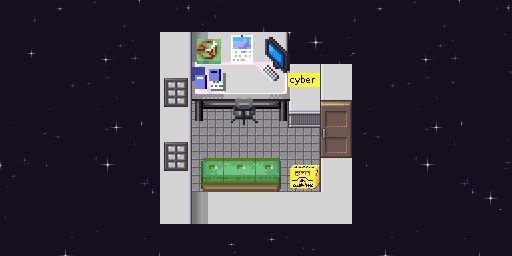

Tiled map render using the project's own tile images. Description and the whole map definition, tile-layer contents included, below:
An orthogonal 16x8 tile map with 32x32 px tiles, 8 tile layers (start, exit, collides, floor, ...), 11 tilesets.

<map version="1.4" tiledversion="1.4.3" orientation="orthogonal" renderorder="right-down" width="16" height="8" tilewidth="32" tileheight="32" infinite="0" nextlayerid="10" nextobjectid="1">
 <editorsettings>
  <export target="office.json" format="json" />
 </editorsettings>
 <tileset firstgid="1" name="cija_32x32_expansion for Pipoya_CC0" tilewidth="32" tileheight="32" tilecount="2394" columns="18">
  <image source="tiles/cija_32x32_expansion for Pipoya_CC0.png" width="576" height="4256" />
 </tileset>
 <tileset firstgid="2395" name="rc3-mullana-stars" tilewidth="32" tileheight="32" tilecount="100" columns="10">
  <image source="tiles/rc3-mullana-stars.png" width="320" height="320" />
 </tileset>
 <tileset firstgid="2495" name="mapUtilities" tilewidth="32" tileheight="32" tilecount="9" columns="9">
  <image source="tiles/mapUtilities.png" width="288" height="32" />
  <tile id="3">
   <properties>
    <property name="collides" type="bool" value="true" />
   </properties>
  </tile>
 </tileset>
 <tileset firstgid="2504" name="tilesets_deviant_milkian_1" tilewidth="34" tileheight="34" tilecount="256" columns="16">
  <image source="tilesets_deviant_milkian_1.png" width="544" height="544" />
 </tileset>
 <tileset firstgid="2760" name="cija_32x32_basic_CC0" tilewidth="32" tileheight="32" tilecount="600" columns="20">
  <image source="tiles/cija_32x32_basic_CC0.png" width="640" height="960" />
 </tileset>
 <tileset firstgid="3360" name="Interior 1" tilewidth="32" tileheight="32" tilecount="896" columns="16">
  <image source="tiles/Interiors_free/32x32/Interiors_free_32x32.png" width="512" height="1792" />
 </tileset>
 <tileset firstgid="4256" name="LightShadow_pipo" tilewidth="32" tileheight="32" tilecount="48" columns="8">
  <image source="tiles/Pipoya RPG Tileset 32x32/LightShadow_pipo.png" width="256" height="192" />
 </tileset>
 <tileset firstgid="4304" name="minideko" tilewidth="32" tileheight="32" tilecount="91" columns="7">
  <image source="tiles/minideko.png" width="224" height="416" />
 </tileset>
 <tileset firstgid="4395" name="rc3-mullana-objects" tilewidth="32" tileheight="32" tilecount="128" columns="16">
  <image source="tiles/rc3-mullana-objects.png" width="512" height="256" />
 </tileset>
 <tileset firstgid="4523" name="rpg" tilewidth="32" tileheight="32" tilecount="1064" columns="8">
  <image source="tiles/Pipoya RPG Tileset 32x32/[Base]BaseChip_pipo.png" width="256" height="4256" />
 </tileset>
 <tileset firstgid="5587" name="Sammlung" tilewidth="64" tileheight="64" tilecount="18" columns="0">
  <grid orientation="orthogonal" width="1" height="1" />
  <tile id="0">
   <image width="32" height="32" source="tiles/brot1.png" />
  </tile>
  <tile id="1">
   <image width="32" height="32" source="tiles/brot2.png" />
  </tile>
  <tile id="2">
   <image width="32" height="64" source="tiles/brotplakat.png" />
  </tile>
  <tile id="3">
   <image width="32" height="32" source="tiles/cyber.png" />
  </tile>
  <tile id="4">
   <image width="32" height="32" source="tiles/cyber1.png" />
  </tile>
  <tile id="5">
   <image width="32" height="32" source="tiles/cyber2.png" />
  </tile>
  <tile id="6">
   <image width="32" height="32" source="tiles/cyber3.png" />
  </tile>
  <tile id="7">
   <image width="32" height="32" source="tiles/cyber4.png" />
  </tile>
  <tile id="8">
   <image width="32" height="32" source="tiles/mehlsack.png" />
  </tile>
  <tile id="9">
   <image width="32" height="32" source="tiles/schuessel_pink.png" />
  </tile>
  <tile id="10">
   <image width="32" height="32" source="tiles/schuessel_blau.png" />
  </tile>
  <tile id="11">
   <image width="32" height="32" source="tiles/schuessel_gruen.png" />
  </tile>
  <tile id="12">
   <image width="32" height="32" source="tiles/schuessel_orange.png" />
  </tile>
  <tile id="13">
   <image width="64" height="64" source="tiles/worldExit.png" />
  </tile>
  <tile id="14">
   <image width="32" height="32" source="tiles/unicorn.png" />
  </tile>
  <tile id="15">
   <image width="32" height="32" source="tiles/unicorn_2.png" />
  </tile>
  <tile id="16">
   <image width="32" height="64" source="tiles/waffelplakat.png" />
  </tile>
  <tile id="17">
   <image width="32" height="32" source="tiles/wc_unisex.png" />
  </tile>
 </tileset>
 <layer id="4" name="start" width="16" height="8">
  <properties>
   <property name="startLayer" type="bool" value="true" />
  </properties>
  <data encoding="csv">
0,0,0,0,0,0,0,0,0,0,0,0,0,0,0,0,
0,0,0,0,0,0,0,0,0,0,0,0,0,0,0,0,
0,0,0,0,0,0,0,0,0,0,0,0,0,0,0,0,
0,0,0,0,0,0,0,0,0,0,0,0,0,0,0,0,
0,0,0,0,0,0,0,0,0,2496,0,0,0,0,0,0,
0,0,0,0,0,0,0,0,0,0,0,0,0,0,0,0,
0,0,0,0,0,0,0,0,0,0,0,0,0,0,0,0,
0,0,0,0,0,0,0,0,0,0,0,0,0,0,0,0
</data>
 </layer>
 <layer id="5" name="exit" width="16" height="8">
  <properties>
   <property name="exitUrl" value="hallway.json#startOffice" />
  </properties>
  <data encoding="csv">
0,0,0,0,0,0,0,0,0,0,0,0,0,0,0,0,
0,0,0,0,0,0,0,0,0,0,0,0,0,0,0,0,
0,0,0,0,0,0,0,0,0,0,0,0,0,0,0,0,
0,0,0,0,0,0,0,0,0,0,0,0,0,0,0,0,
0,0,0,0,0,0,0,0,0,0,2495,0,0,0,0,0,
0,0,0,0,0,0,0,0,0,0,0,0,0,0,0,0,
0,0,0,0,0,0,0,0,0,0,0,0,0,0,0,0,
0,0,0,0,0,0,0,0,0,0,0,0,0,0,0,0
</data>
 </layer>
 <layer id="6" name="collides" width="16" height="8">
  <data encoding="csv">
0,0,0,0,0,0,0,0,0,0,0,0,0,0,0,0,
0,0,0,0,0,0,0,0,0,0,0,0,0,0,0,0,
0,0,0,0,0,2498,2498,2498,2498,2498,0,0,0,0,0,0,
0,0,0,0,0,2498,0,0,0,2498,2498,0,0,0,0,0,
0,0,0,0,0,2498,0,0,0,0,0,0,0,0,0,0,
0,0,0,0,0,2498,0,0,0,0,2498,0,0,0,0,0,
0,0,0,0,0,2498,2498,2498,2498,2498,2498,0,0,0,0,0,
0,0,0,0,0,0,0,0,0,0,0,0,0,0,0,0
</data>
 </layer>
 <layer id="1" name="floor" width="16" height="8">
  <data encoding="csv">
2395,2396,2397,2398,2399,2400,2401,2402,2403,2404,2395,2396,2397,2398,2399,2400,
2405,2406,2407,2408,2409,688,688,688,688,688,688,2406,2407,2408,2409,2410,
2415,2416,2417,2418,2419,688,688,688,688,688,688,2416,2417,2418,2419,2420,
2425,2426,2427,2428,2429,688,688,688,688,688,688,2426,2427,2428,2429,2430,
2435,2436,2437,2438,2439,688,688,688,688,688,688,2436,2437,2438,2439,2440,
2445,2446,2447,2448,2449,688,688,688,688,688,688,2446,2447,2448,2449,2450,
2455,2456,2457,2458,2459,688,688,688,688,688,688,2456,2457,2458,2459,2460,
2465,2466,2467,2468,2469,2470,2471,2472,2473,2474,2465,2466,2467,2468,2469,2470
</data>
 </layer>
 <layer id="2" name="walls" width="16" height="8">
  <data encoding="csv">
0,0,0,0,0,0,0,0,0,0,0,0,0,0,0,0,
0,0,0,0,0,1055,1057,1054,1055,2477,2478,0,0,0,0,0,
0,0,0,0,0,1055,1075,1072,1073,1053,1053,0,0,0,0,0,
0,0,0,0,0,1055,0,0,0,1071,1053,0,0,0,0,0,
0,0,0,0,0,1055,0,0,0,0,1053,0,0,0,0,0,
0,0,0,0,0,1055,0,0,0,0,1053,0,0,0,0,0,
0,0,0,0,0,1055,1057,1054,1054,1054,1054,0,0,0,0,0,
0,0,0,0,0,0,0,0,0,0,0,0,0,0,0,0
</data>
 </layer>
 <layer id="3" name="doors" width="16" height="8">
  <data encoding="csv">
0,0,0,0,0,0,0,0,0,0,0,0,0,0,0,0,
0,0,0,0,0,0,0,0,0,0,0,0,0,0,0,0,
0,0,0,0,0,1335,0,0,0,0,0,0,0,0,0,0,
0,0,0,0,0,1353,0,0,0,0,1160,0,0,0,0,0,
0,0,0,0,0,1335,0,0,0,0,1178,0,0,0,0,0,
0,0,0,0,0,1353,0,0,0,0,0,0,0,0,0,0,
0,0,0,0,0,0,0,0,0,0,0,0,0,0,0,0,
0,0,0,0,0,0,0,0,0,0,0,0,0,0,0,0
</data>
 </layer>
 <layer id="7" name="interior" width="16" height="8">
  <data encoding="csv">
0,0,0,0,0,0,0,0,0,0,0,0,0,0,0,0,
0,0,0,0,0,0,0,0,0,0,0,0,0,0,0,0,
0,0,0,0,0,0,2659,2660,2661,5594,0,0,0,0,0,0,
0,0,0,0,0,0,2675,2676,2677,0,0,0,0,0,0,0,
0,0,0,0,0,0,0,0,0,0,0,0,0,0,0,0,
0,0,0,0,0,0,2748,2749,2750,4397,0,0,0,0,0,0,
0,0,0,0,0,0,0,0,0,0,0,0,0,0,0,0,
0,0,0,0,0,0,0,0,0,0,0,0,0,0,0,0
</data>
 </layer>
 <layer id="8" name="interior2" width="16" height="8">
  <data encoding="csv">
0,0,0,0,0,0,0,0,0,0,0,0,0,0,0,0,
0,0,0,0,0,0,2604,2687,2694,0,0,0,0,0,0,0,
0,0,0,0,0,0,2679,0,2710,0,0,0,0,0,0,0,
0,0,0,0,0,0,0,2617,0,0,0,0,0,0,0,0,
0,0,0,0,0,0,0,0,0,0,0,0,0,0,0,0,
0,0,0,0,0,0,0,0,0,0,0,0,0,0,0,0,
0,0,0,0,0,0,0,0,0,0,0,0,0,0,0,0,
0,0,0,0,0,0,0,0,0,0,0,0,0,0,0,0
</data>
 </layer>
 <objectgroup id="9" name="floorLayer" />
</map>
